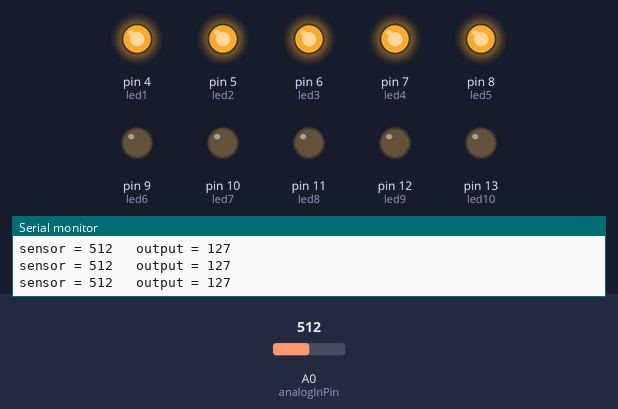
The sketch below on a simulated Arduino Uno, built with avr-gcc and run on an emulated ATmega328P. Parts: output pins drawn as LEDs (lit = HIGH), the last lines printed to the serial monitor. The test bench sets the inputs (shaded band); at power-on: A0 (analogInPin) = 512.

Above: at 1.28 s.
1.3 s: A0 (analogInPin) set to 900
At 2.4 s:
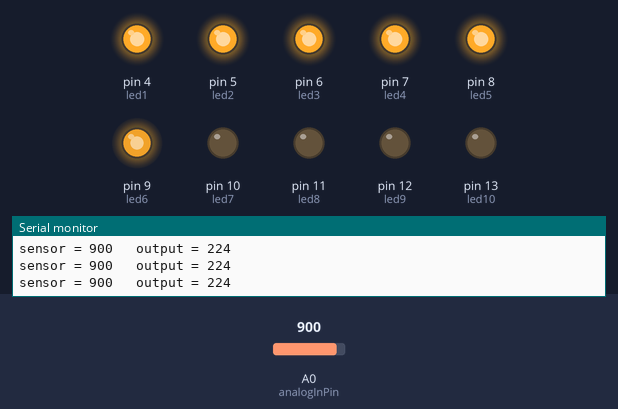
2.8 s: A0 (analogInPin) set to 790
At 3.04 s:
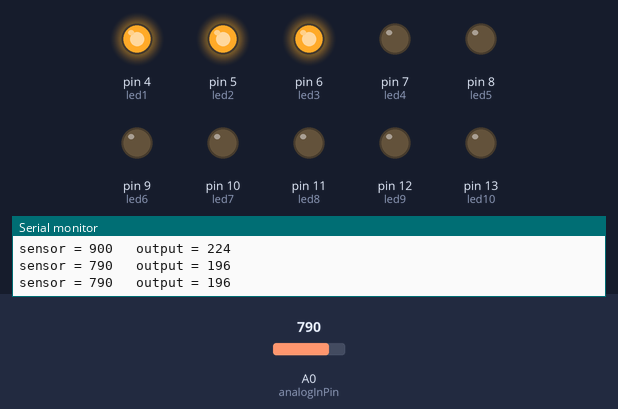
5.8 s: A0 (analogInPin) set to 1023
At 6.02 s:
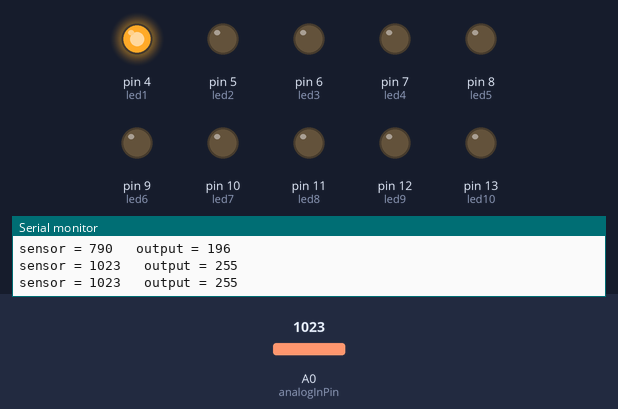
8.8 s: A0 (analogInPin) set to 890
At 9.41 s:
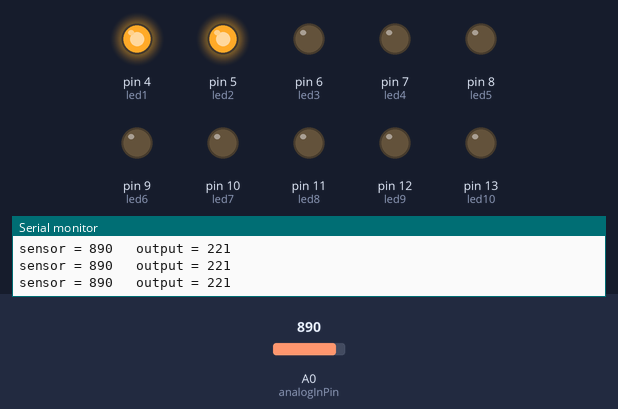
11.8 s: A0 (analogInPin) set to 716
At 14.7 s:
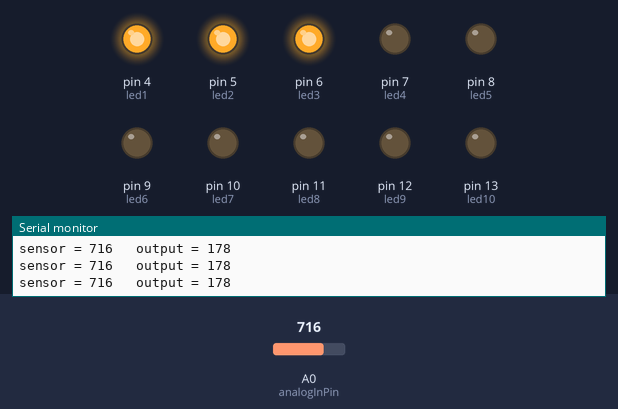
14.8 s: A0 (analogInPin) set to 0
Timing chart, 0 to 17.3 s (numbered marks = the images above; inputs shaded):
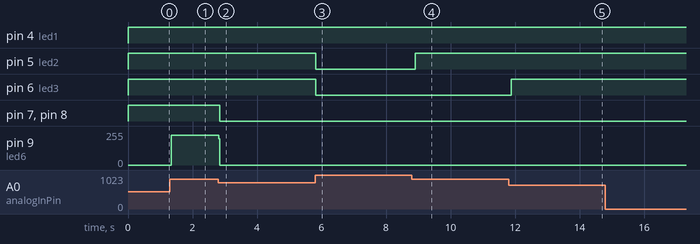

The sketch:

12.17EX3O.ino
```cpp
 #define led1 4
#define led2 5
#define led3 6
#define led4 7
#define led5 8
#define led6 9
#define led7 10
#define led8 11
#define led9 12
#define led10 13

const int analogInPin = A0 ;
const int analogOutPin = 9 ;
int sensorValue = 0 ;
int outputValue = 0 ;

void setup() {
  Serial.begin(9600);

  pinMode(led1,OUTPUT) ;
  pinMode(led2,OUTPUT) ;
  pinMode(led3,OUTPUT) ;
  pinMode(led4,OUTPUT) ;
  pinMode(led5,OUTPUT) ;
  pinMode(led6,OUTPUT) ;
  pinMode(led7,OUTPUT) ;
  pinMode(led8,OUTPUT) ;
  pinMode(led9,OUTPUT) ;
  pinMode(led10,OUTPUT) ;

  digitalWrite(led1,LOW) ;
  digitalWrite(led2,LOW) ;
  digitalWrite(led3,LOW) ;
  digitalWrite(led4,LOW) ;
  digitalWrite(led5,LOW) ;
  digitalWrite(led6,LOW) ;
  digitalWrite(led7,LOW) ;
  digitalWrite(led8,LOW) ;
  digitalWrite(led9,LOW) ;
  digitalWrite(led10,LOW) ;

}

void loop() {
  sensorValue = analogRead(analogInPin);
  outputValue = map(sensorValue, 0, 1023, 0, 255);
  analogWrite(analogOutPin, outputValue);

  Serial.print("sensor = ");
  Serial.print(sensorValue);
  Serial.print("\t output = ");
  Serial.println(outputValue);

  delay(2);

if(sensorValue > 900){
  digitalWrite(led1,HIGH) ;

  digitalWrite(led2,LOW) ;
  digitalWrite(led3,LOW) ;
  digitalWrite(led4,LOW) ;
  digitalWrite(led5,LOW) ;
  digitalWrite(led6,LOW) ;
  digitalWrite(led7,LOW) ;
  digitalWrite(led8,LOW) ;
  digitalWrite(led9,LOW) ;
  digitalWrite(led10,LOW) ;
  delay(100) ;
}

if(sensorValue > 800 and sensorValue < 900){
  digitalWrite(led2,HIGH) ;
  digitalWrite(led1,HIGH) ;

  digitalWrite(led3,LOW) ;
  digitalWrite(led4,LOW) ;
  digitalWrite(led5,LOW) ;
  digitalWrite(led6,LOW) ;
  digitalWrite(led7,LOW) ;
  digitalWrite(led8,LOW) ;
  digitalWrite(led9,LOW) ;
  digitalWrite(led10,LOW) ;
  delay(100) ;
}

if(sensorValue > 700 and sensorValue < 800){
  digitalWrite(led3,HIGH) ;
  digitalWrite(led2,HIGH) ;
  digitalWrite(led1,HIGH) ;

  digitalWrite(led4,LOW) ;
  digitalWrite(led5,LOW) ;
  digitalWrite(led6,LOW) ;
  digitalWrite(led7,LOW) ;
  digitalWrite(led8,LOW) ;
  digitalWrite(led9,LOW) ;
  digitalWrite(led10,LOW) ;
  delay(100) ;
}

if(sensorValue > 600 and sensorValue < 700){
  digitalWrite(led4,HIGH) ;
  digitalWrite(led3,HIGH) ;
  digitalWrite(led2,HIGH) ;
  digitalWrite(led1,HIGH) ;

  digitalWrite(led5,LOW) ;
  digitalWrite(led6,LOW) ;
  digitalWrite(led7,LOW) ;
  digitalWrite(led8,LOW) ;
  digitalWrite(led9,LOW) ;
  digitalWrite(led10,LOW) ;
  delay(100) ;
}

if(sensorValue > 500 and sensorValue < 600){
  digitalWrite(led5,HIGH) ;
  digitalWrite(led4,HIGH) ;
  digitalWrite(led3,HIGH) ;
  digitalWrite(led2,HIGH) ;
  digitalWrite(led1,HIGH) ;

  digitalWrite(led6,LOW) ;
  digitalWrite(led7,LOW) ;
  digitalWrite(led8,LOW) ;
  digitalWrite(led9,LOW) ;
  digitalWrite(led10,LOW) ;
  delay(100) ;
}

if(sensorValue > 400 and sensorValue < 500){
  digitalWrite(led6,HIGH) ;
  digitalWrite(led5,HIGH) ;
  digitalWrite(led4,HIGH) ;
  digitalWrite(led3,HIGH) ;
  digitalWrite(led2,HIGH) ;
  digitalWrite(led1,HIGH) ;

  digitalWrite(led7,LOW) ;
  digitalWrite(led8,LOW) ;
  digitalWrite(led9,LOW) ;
  digitalWrite(led10,LOW) ;
  delay(100) ;
}

if(sensorValue > 300 and sensorValue < 400){
  digitalWrite(led7,HIGH) ;
  digitalWrite(led6,HIGH) ;
  digitalWrite(led5,HIGH) ;
  digitalWrite(led4,HIGH) ;
  digitalWrite(led3,HIGH) ;
  digitalWrite(led2,HIGH) ;
  digitalWrite(led1,HIGH) ;

  digitalWrite(led8,LOW) ;
  digitalWrite(led9,LOW) ;
  digitalWrite(led10,LOW) ;
  delay(100) ;
}

if(sensorValue > 200 and sensorValue < 300){
  digitalWrite(led8,HIGH) ;
  digitalWrite(led7,HIGH) ;
  digitalWrite(led6,HIGH) ;
  digitalWrite(led5,HIGH) ;
  digitalWrite(led4,HIGH) ;
  digitalWrite(led3,HIGH) ;
  digitalWrite(led2,HIGH) ;
  digitalWrite(led1,HIGH) ;

  digitalWrite(led9,LOW) ;
  digitalWrite(led10,LOW) ;
  delay(100) ;
}

if(sensorValue > 100 and sensorValue < 200){
  digitalWrite(led9,HIGH) ;
  digitalWrite(led8,HIGH) ;
  digitalWrite(led7,HIGH) ;
  digitalWrite(led6,HIGH) ;
  digitalWrite(led5,HIGH) ;
  digitalWrite(led4,HIGH) ;
  digitalWrite(led3,HIGH) ;
  digitalWrite(led2,HIGH) ;
  digitalWrite(led1,HIGH) ;

  digitalWrite(led10,LOW) ;
  delay(100) ;
}

if(sensorValue > 0 and sensorValue < 100){
  digitalWrite(led10,HIGH) ;
  digitalWrite(led9,HIGH) ;
  digitalWrite(led8,HIGH) ;
  digitalWrite(led7,HIGH) ;
  digitalWrite(led6,HIGH) ;
  digitalWrite(led5,HIGH) ;
  digitalWrite(led4,HIGH) ;
  digitalWrite(led3,HIGH) ;
  digitalWrite(led2,HIGH) ;
  digitalWrite(led1,HIGH) ;
  delay(100) ;
}

}
```

Measured:
- after the input at 1.3 s, pin 9 (led6): 0/255 → 224/255 at once
- after the input at 2.8 s, pin 7 (led4), pin 8 (led5): HIGH → LOW at once; pin 9 (led6): 224/255 → 0/255 at once
- after the input at 5.8 s, pin 5 (led2), pin 6 (led3): HIGH → LOW at once
- after the input at 8.8 s, pin 5 (led2): LOW → HIGH after 0.10 s
- after the input at 11.8 s, pin 6 (led3): LOW → HIGH after 0.08 s
